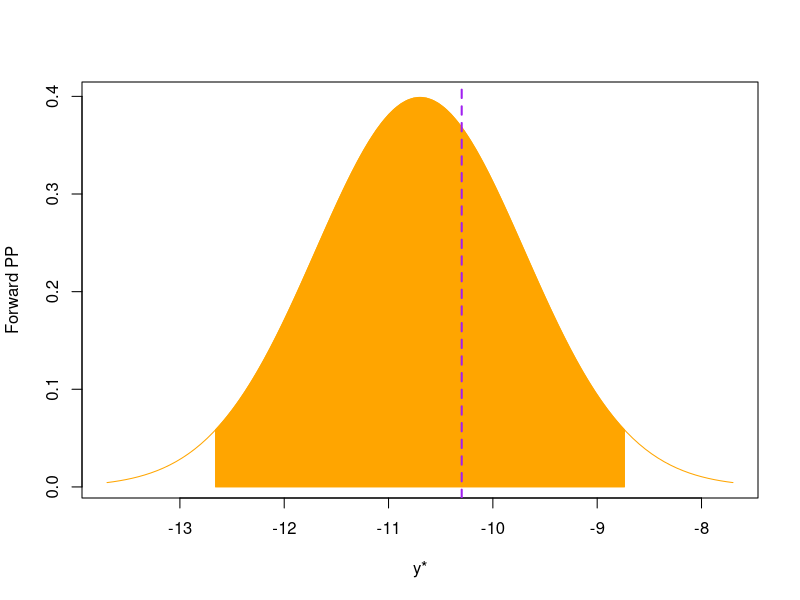
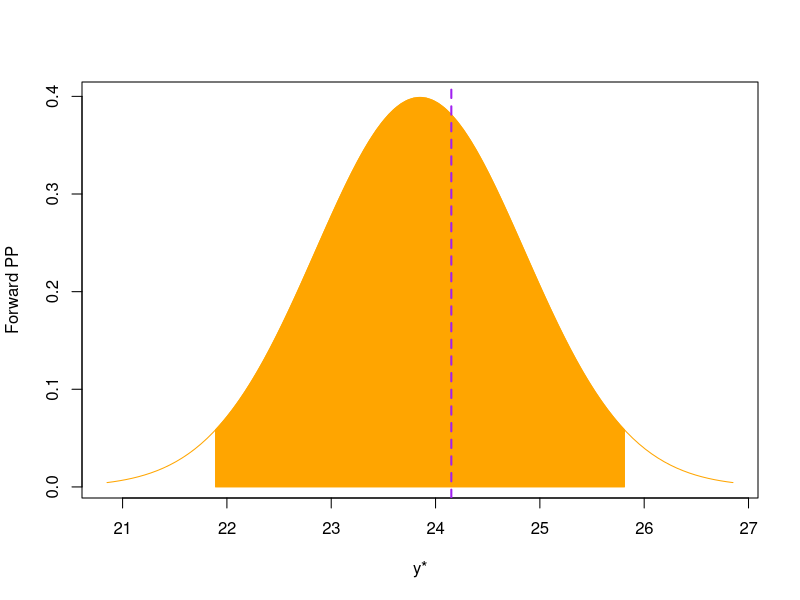
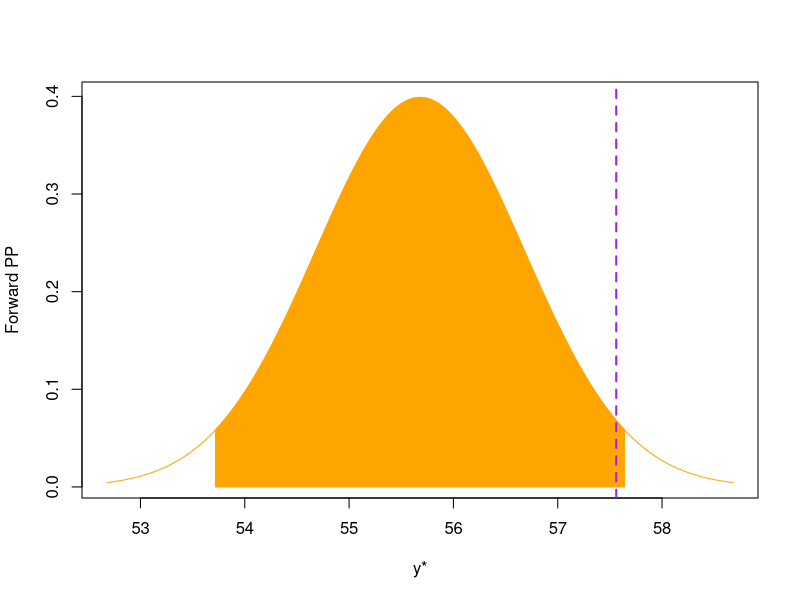
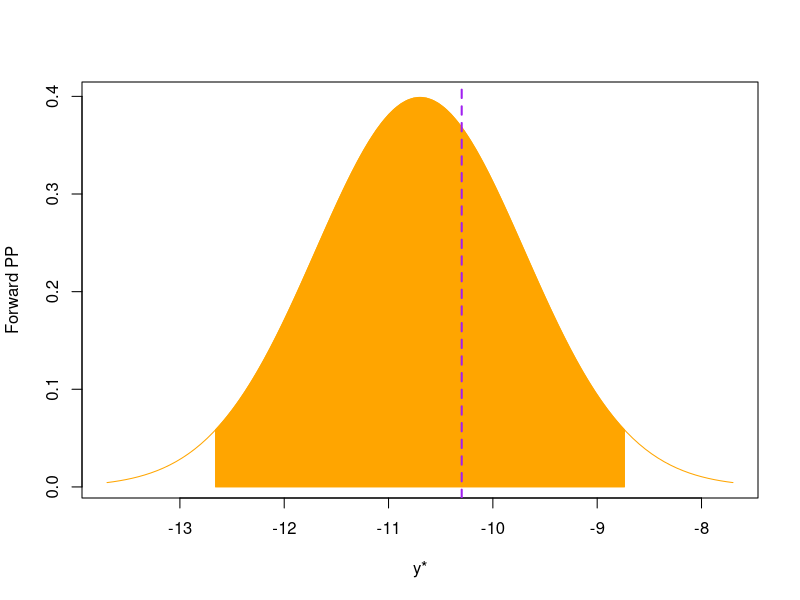
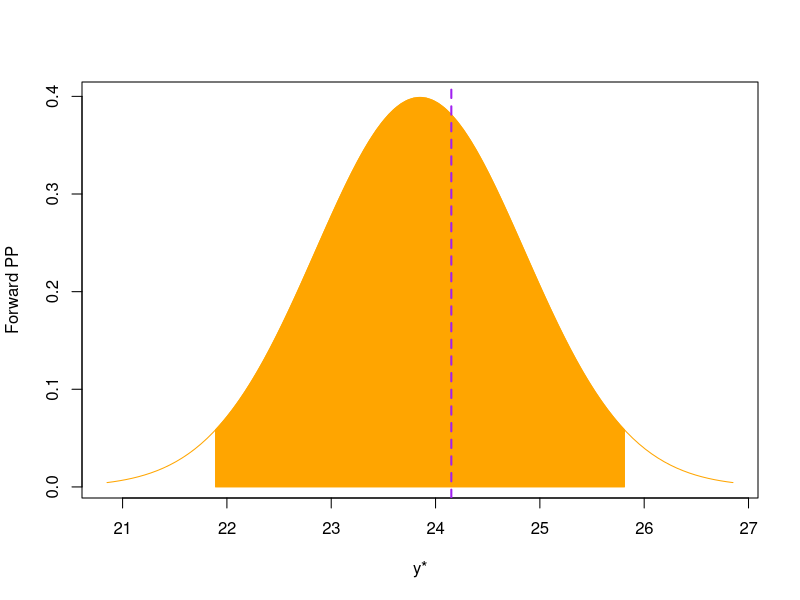
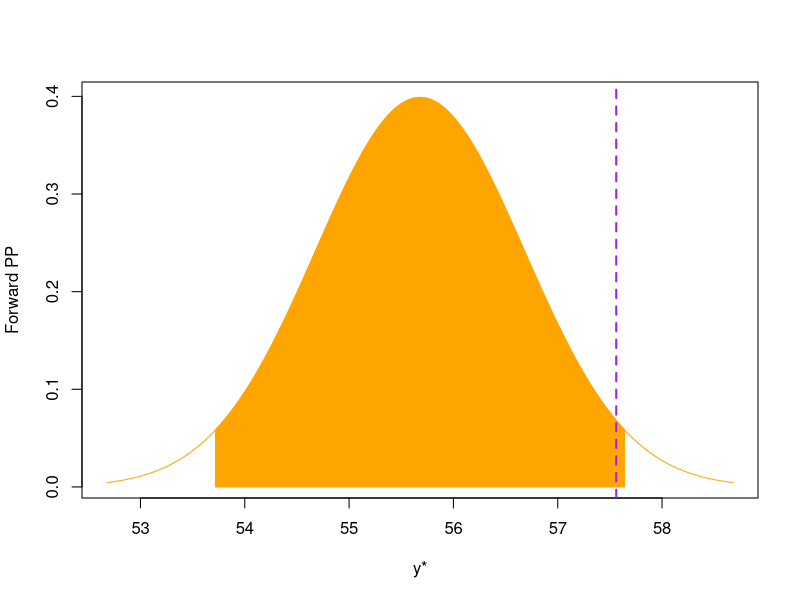
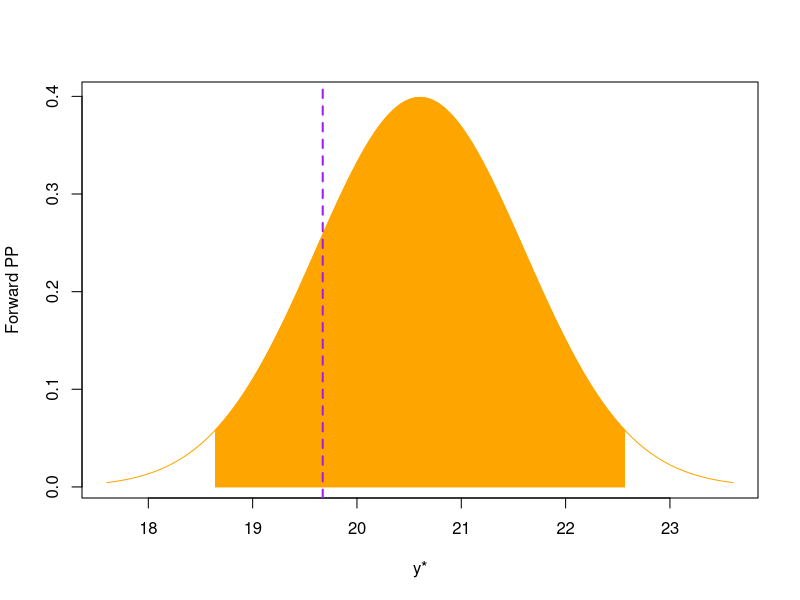
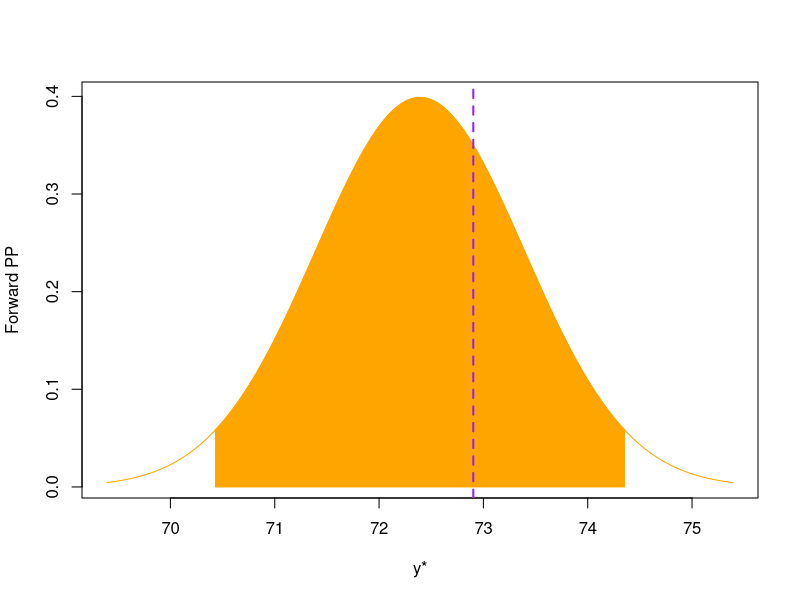

R code for these plots, in order:
#Notation key

#mu_ystar: backward pp mean
#mu_h_given_x: prior mean
#mu_ystar_given_y: forward pp mean

#sigma2: likelihood variance
#sigma2_ystar: backward pp variance
#sigma2_h_given_x: prior variance
#sigma2_ystar_given_y: forward pp variance

#Data generation
set.seed(42)
true_fn <- function(x) x * sin(exp(x / 35))
n <- 1000
sigma2 <- 1
x_vals <- 100-rgamma(n,1.5,0.05)
y_vals <- true_fn(x_vals) + rnorm(n, mean = 0, sd = sqrt(sigma2))
df <- data.frame(x = x_vals, y = y_vals)
n <- nrow(df)
tol <- 0.005

#Divide data into training and testing
train_idx <- sample(seq_len(n), size=floor(0.8*n), replace=FALSE)
df_train <- df[train_idx,]
df_test <- df[-train_idx,]

#Determine pp mean and var
mu_ystar_finder <- lm(y~splines::bs(x,df=50),data=df_train)
mu_ystar <- function(input) predict(mu_ystar_finder,newdata=data.frame(x=input))
sigma2_ystar_finder <- function(sig2,data,penalty=0.01,level=0.95){
  (mean(qnorm((1-level)/2,predict(mu_ystar_finder,newdata=data.frame(x=data$x)),sqrt(sig2)) < data$y &
          qnorm((1+level)/2,predict(mu_ystar_finder,newdata=data.frame(x=data$x)),sqrt(sig2)) > data$y) - 
     level)^2 + penalty*log(sig2)
}
about <- function(input,x,tolerance) { #input=scalar,x=vector,tolerance=scalar
  which(abs((input-x)/input) < tolerance)
}
ems <- vector("numeric")
for(i in seq_along(df_train$x)) {
  y_i <- df_train[about(df_train$x[i],df_train$x,tol),"y"]
  while(length(y_i) == 0) {
    tol <- tol*1.5
    y_i <- df_train[about(input,df_train$x,tol),"y"]
  }
  ems[i] <- length(y_i)
}
em <- max(ems) #Set em at worst-case scenario so that every prior variance is adequately bounded
sigma2_ystar <- optim(par=10,sigma2_ystar_finder,data=df_train,method="Brent",
                  lower=sigma2,upper=(em+1)/em*sigma2)$par
if(sigma2_ystar > 2*sigma2) cat("sigma2_ystar too big: ",sigma2_ystar," > ",2*sigma2)

#Determine prior mean and var
mu_h_given_x <- function(input,y) {
  m <- length(y)
  (sum(y)*sigma2_ystar-sum(y)*sigma2-mu_ystar(input)*sigma2)/(sigma2_ystar*m-sigma2*(m+1))
}
sigma2_h_given_x <- function(y) {
  m <- length(y)
  (sigma2_ystar-sigma2)/(1-m*(sigma2_ystar/sigma2-1))
}

#Prepare to assess UQ on test data, computing pp on ys where the xs approximately coincide
mu_ystar_given_y <- function(input,training,tolerance,echo=T) {
  y_i <- training[about(input,training$x,tolerance),"y"]
  while(length(y_i) == 0) {
    tolerance <- tolerance*1.5
    y_i <- training[about(input,training$x,tolerance),"y"]
    }
  m <- length(y_i)
  if((m+1)/m <= sigma2_ystar/sigma2) {
    stop(paste0("Error: mu_ystar not estimated precisely enough. Decrease m=",
                m," to below ",round(1/(sigma2_ystar/sigma2-1),3),
                ",\n or estimate the mean model better so that sigma2_y*/sigma2_l < ",
                round((m+1)/m,3),". Currently sigma2_y*=",round(sigma2_ystar,3),"."))
  }
  out <- list((sum(y_i)*sigma2_h_given_x(y_i) + mu_h_given_x(input,y_i)*sigma2)/(m*sigma2_h_given_x(y_i)+sigma2),
              m,tolerance,y_i)
  if(echo) cat("Forward pp mean estimated as",round(out[[1]],3),"for this input.")
  invisible(out)
}
sigma2_ystar_given_y <- function(input,training,tolerance,echo=T) {
  y_i <- training[about(input,training$x,tolerance),"y"]
  while(length(y_i) == 0) {
    tolerance <- tolerance*1.5
    y_i <- training[about(input,training$x,tolerance),"y"]
  }
  out <- sigma2_h_given_x(y_i)*sigma2/(sigma2_h_given_x(y_i)*length(y_i)+sigma2) + sigma2
  if(echo) cat("Forward pp sigma2 estimated as",round(out,3),"for this input.")
  invisible(out)
}

#Now assess for a single test data point.
tol <- 0.005
test_point <- df_test[1,]
curve(dnorm(x,mu_ystar_given_y(test_point$x,df_train,tol,echo=F)[[1]],sqrt(sigma2_ystar_given_y(test_point$x,df_train,tol,echo=F))),
      from=mu_ystar_given_y(test_point$x,df_train,tol,echo=F)[[1]]-3*sqrt(sigma2_ystar_given_y(test_point$x,df_train,tol,echo=F)),
      to=mu_ystar_given_y(test_point$x,df_train,tol,echo=F)[[1]]+3*sqrt(sigma2_ystar_given_y(test_point$x,df_train,tol,echo=F)),
      ylab="Forward PP",xlab="y*",col="orange")
polygon(c(seq(qnorm(0.025,mu_ystar_given_y(test_point$x,df_train,tol,echo=F)[[1]],sqrt(sigma2_ystar_given_y(test_point$x,df_train,tol,echo=F))),
              qnorm(0.975,mu_ystar_given_y(test_point$x,df_train,tol,echo=F)[[1]],sqrt(sigma2_ystar_given_y(test_point$x,df_train,tol,echo=F))),,1e2),
          qnorm(0.975,mu_ystar_given_y(test_point$x,df_train,tol,echo=F)[[1]],sqrt(sigma2_ystar_given_y(test_point$x,df_train,tol,echo=F))),
          qnorm(0.025,mu_ystar_given_y(test_point$x,df_train,tol,echo=F)[[1]],sqrt(sigma2_ystar_given_y(test_point$x,df_train,tol,echo=F)))),
        c(dnorm(seq(qnorm(0.025,mu_ystar_given_y(test_point$x,df_train,tol,echo=F)[[1]],sqrt(sigma2_ystar_given_y(test_point$x,df_train,tol,echo=F))),
                    qnorm(0.975,mu_ystar_given_y(test_point$x,df_train,tol,echo=F)[[1]],sqrt(sigma2_ystar_given_y(test_point$x,df_train,tol,echo=F))),,1e2),
                mu_ystar_given_y(test_point$x,df_train,tol,echo=F)[[1]],sqrt(sigma2_ystar_given_y(test_point$x,df_train,tol,echo=F))),0,0),
        col="orange",border="orange")
abline(v=test_point$y,col="purple",lty="dashed",lwd=2)
#Hit

#Do another point.
test_point <- df_test[2,]
curve(dnorm(x,mu_ystar_given_y(test_point$x,df_train,tol,echo=F)[[1]],sqrt(sigma2_ystar_given_y(test_point$x,df_train,tol,echo=F))),
      from=mu_ystar_given_y(test_point$x,df_train,tol,echo=F)[[1]]-3*sqrt(sigma2_ystar_given_y(test_point$x,df_train,tol,echo=F)),
      to=mu_ystar_given_y(test_point$x,df_train,tol,echo=F)[[1]]+3*sqrt(sigma2_ystar_given_y(test_point$x,df_train,tol,echo=F)),
      ylab="Forward PP",xlab="y*",col="orange")
polygon(c(seq(qnorm(0.025,mu_ystar_given_y(test_point$x,df_train,tol,echo=F)[[1]][[1]],sqrt(sigma2_ystar_given_y(test_point$x,df_train,tol,echo=F))),
              qnorm(0.975,mu_ystar_given_y(test_point$x,df_train,tol,echo=F)[[1]][[1]],sqrt(sigma2_ystar_given_y(test_point$x,df_train,tol,echo=F))),,1e2),
          qnorm(0.975,mu_ystar_given_y(test_point$x,df_train,tol,echo=F)[[1]],sqrt(sigma2_ystar_given_y(test_point$x,df_train,tol,echo=F))),
          qnorm(0.025,mu_ystar_given_y(test_point$x,df_train,tol,echo=F)[[1]],sqrt(sigma2_ystar_given_y(test_point$x,df_train,tol,echo=F)))),
        c(dnorm(seq(qnorm(0.025,mu_ystar_given_y(test_point$x,df_train,tol,echo=F)[[1]],sqrt(sigma2_ystar_given_y(test_point$x,df_train,tol,echo=F))),
                    qnorm(0.975,mu_ystar_given_y(test_point$x,df_train,tol,echo=F)[[1]],sqrt(sigma2_ystar_given_y(test_point$x,df_train,tol,echo=F))),,1e2),
                mu_ystar_given_y(test_point$x,df_train,tol,echo=F)[[1]],sqrt(sigma2_ystar_given_y(test_point$x,df_train,tol,echo=F))),0,0),
        col="orange",border="orange")
abline(v=test_point$y,col="purple",lty="dashed",lwd=2)
#Hit

#And another one.
test_point <- df_test[3,]
curve(dnorm(x,mu_ystar_given_y(test_point$x,df_train,tol,echo=F)[[1]][[1]],sqrt(sigma2_ystar_given_y(test_point$x,df_train,tol,echo=F))),
      from=mu_ystar_given_y(test_point$x,df_train,tol,echo=F)[[1]][[1]]-3*sqrt(sigma2_ystar_given_y(test_point$x,df_train,tol,echo=F)),
      to=mu_ystar_given_y(test_point$x,df_train,tol,echo=F)[[1]][[1]]+3*sqrt(sigma2_ystar_given_y(test_point$x,df_train,tol,echo=F)),
      ylab="Forward PP",xlab="y*",col="orange")
polygon(c(seq(qnorm(0.025,mu_ystar_given_y(test_point$x,df_train,tol,echo=F)[[1]][[1]],sqrt(sigma2_ystar_given_y(test_point$x,df_train,tol,echo=F))),
              qnorm(0.975,mu_ystar_given_y(test_point$x,df_train,tol,echo=F)[[1]][[1]],sqrt(sigma2_ystar_given_y(test_point$x,df_train,tol,echo=F))),,1e2),
          qnorm(0.975,mu_ystar_given_y(test_point$x,df_train,tol,echo=F)[[1]][[1]],sqrt(sigma2_ystar_given_y(test_point$x,df_train,tol,echo=F))),
          qnorm(0.025,mu_ystar_given_y(test_point$x,df_train,tol,echo=F)[[1]][[1]],sqrt(sigma2_ystar_given_y(test_point$x,df_train,tol,echo=F)))),
        c(dnorm(seq(qnorm(0.025,mu_ystar_given_y(test_point$x,df_train,tol,echo=F)[[1]][[1]],sqrt(sigma2_ystar_given_y(test_point$x,df_train,tol,echo=F))),
                    qnorm(0.975,mu_ystar_given_y(test_point$x,df_train,tol,echo=F)[[1]][[1]],sqrt(sigma2_ystar_given_y(test_point$x,df_train,tol,echo=F))),,1e2),
                mu_ystar_given_y(test_point$x,df_train,tol,echo=F)[[1]][[1]],sqrt(sigma2_ystar_given_y(test_point$x,df_train,tol,echo=F))),0,0),
        col="orange",border="orange")
abline(v=test_point$y,col="purple",lty="dashed",lwd=2)
dev.off()

#Loop over all the test points and keep track of the hit rate
hit_rate <- 0
p <- nrow(df_test)
outs <- list(m=vector("numeric"),tol=vector("numeric"),
             mu_ystar_given_y=vector("numeric"),sigma2_h_given_x=vector("numeric"))
for(i in 1:p) {
  test_point <- df_test[i,]
  mu <- mu_ystar_given_y(test_point$x,df_train,tol,echo=F)
  sigma <- sqrt(sigma2_ystar_given_y(test_point$x,df_train,tol,echo=F))
  curve(dnorm(x,mu[[1]],sigma),
        from=mu[[1]]-3*sigma,
        to=mu[[1]]+3*sigma,
        ylab="Forward PP",xlab="y*",col="orange")
  polygon(c(seq(qnorm(0.025,mu[[1]],sigma),
                qnorm(0.975,mu[[1]],sigma),,1e2),
            qnorm(0.975,mu[[1]],sigma),
            qnorm(0.025,mu[[1]],sigma)),
          c(dnorm(seq(qnorm(0.025,mu[[1]],sigma),
                      qnorm(0.975,mu[[1]],sigma),,1e2),
                  mu[[1]],sigma),0,0),
          col="orange",border="orange")
  abline(v=test_point$y,col="purple",lty="dashed",lwd=2)
  if (test_point$y < qnorm(0.975,mu[[1]],sigma) &
    qnorm(0.025,mu[[1]],sigma) < test_point$y) {
      hit_rate <- hit_rate + 1
  }
  #Report m, tol, sigma2_ystar
  outs[["m"]][i] <- mu[[2]]
  outs[["tol"]][i] <- mu[[3]]
  outs[["mu_ystar_given_y"]][i] <- mu[[1]]
  outs[["sigma2_h_given_x"]][i] <- sigma2_h_given_x(mu[[4]])
}
cat("The empirical coverage rate on the test data is",hit_rate/ceiling(n*0.2),"and the nominal rate is 0.95")

plot(df_train$x,df_train$y,cex=0.5,pch=16,xlab="x",ylab="y")
points(df_test$x,df_test$y,cex=0.5,pch=17,col="red3")
points(df_test$x,outs[["mu_ystar_given_y"]],cex=0.5,col="green")
